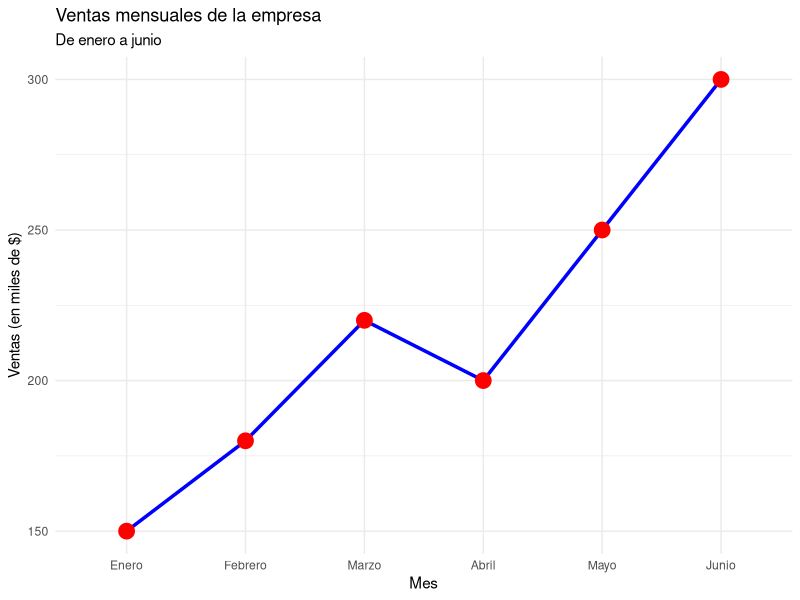
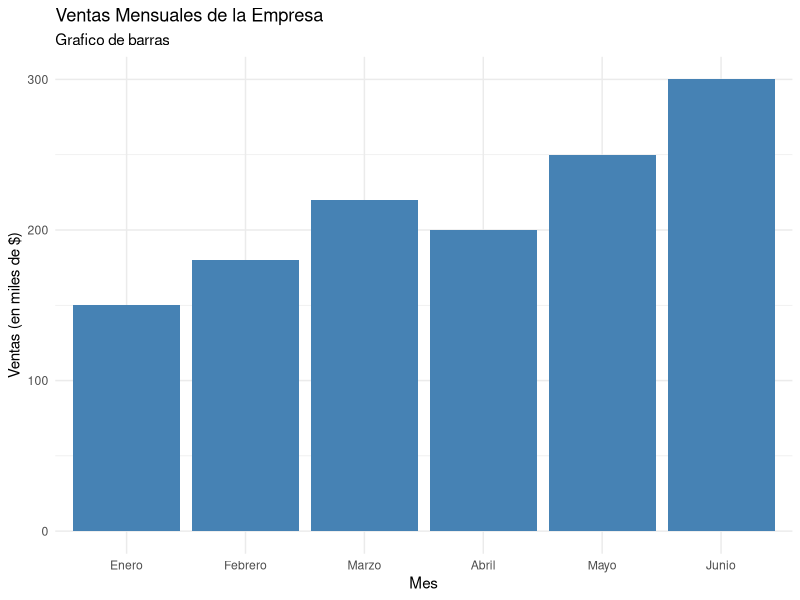
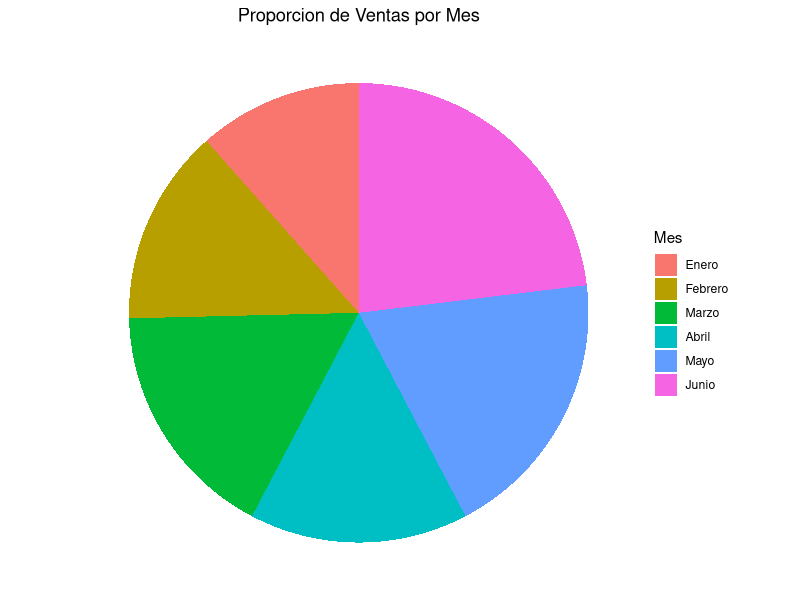

Recreate these plots in R, in order.
## ---- chunk 1
library(ggplot2)

datos <- data.frame(
  mes = c("Enero", "Febrero", "Marzo", "Abril", "Mayo", "Junio"),
  ventas = c(150, 180, 220, 200, 250, 300),
  producto = c("A", "B", "A", "B", "A", "B")
)

datos$mes <- factor(datos$mes, levels = c("Enero", "Febrero", "Marzo", "Abril", "Mayo", "Junio"))

ggplot(datos, aes(x = mes, y = ventas, group = 1)) +
  geom_line(color = "blue", linewidth = 1.2) +
  geom_point(color = "red", size  = 5) +
  labs(
    title = "Ventas mensuales de la empresa",
    subtitle = "De enero a junio",
    x = "Mes",
    y = "Ventas (en miles de $)"
  ) +
  theme_minimal()
## ---- chunk 2

ggplot(datos, aes(x = mes, y = ventas)) +
  geom_col(fill = "steelblue") + 
  labs(
    title = "Ventas Mensuales de la Empresa",
    subtitle = "Grafico de barras",
    x = "Mes",
    y = "Ventas (en miles de $)"
  ) +
  theme_minimal()

## ---- chunk 3

ggplot(datos, aes(x = "", y = ventas, fill = mes)) +
  geom_col(width = 1) +  
  coord_polar(theta = "y") + 
  labs(
    title = "Proporcion de Ventas por Mes",
    fill = "Mes" 
  ) +
  theme_void() + 
  theme(plot.title = element_text(hjust = 0.5)) 
